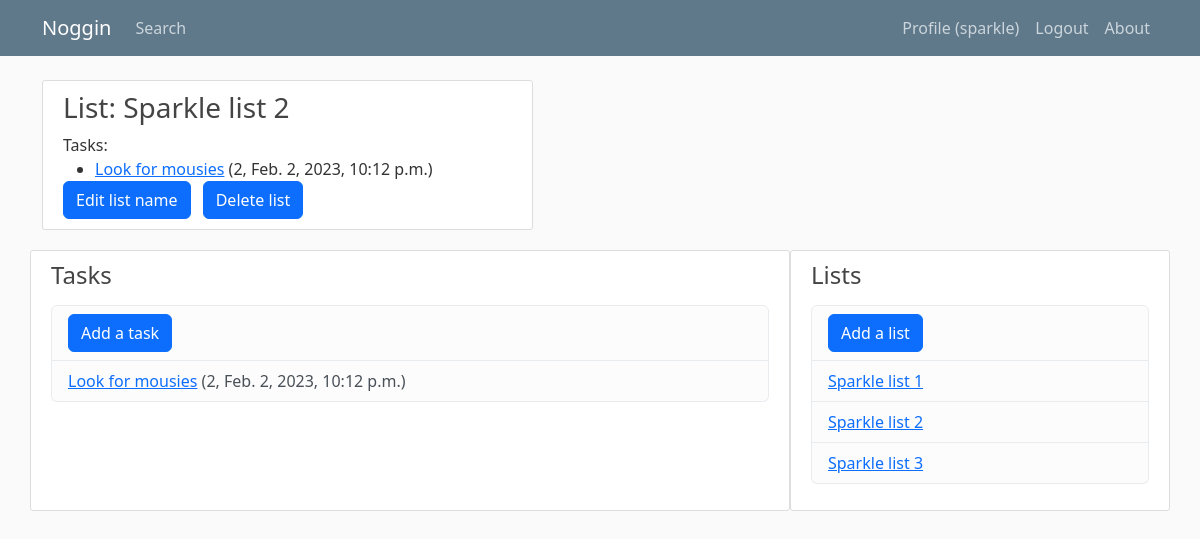
The page /list/21/ (signed in) on the database as committed earlier.
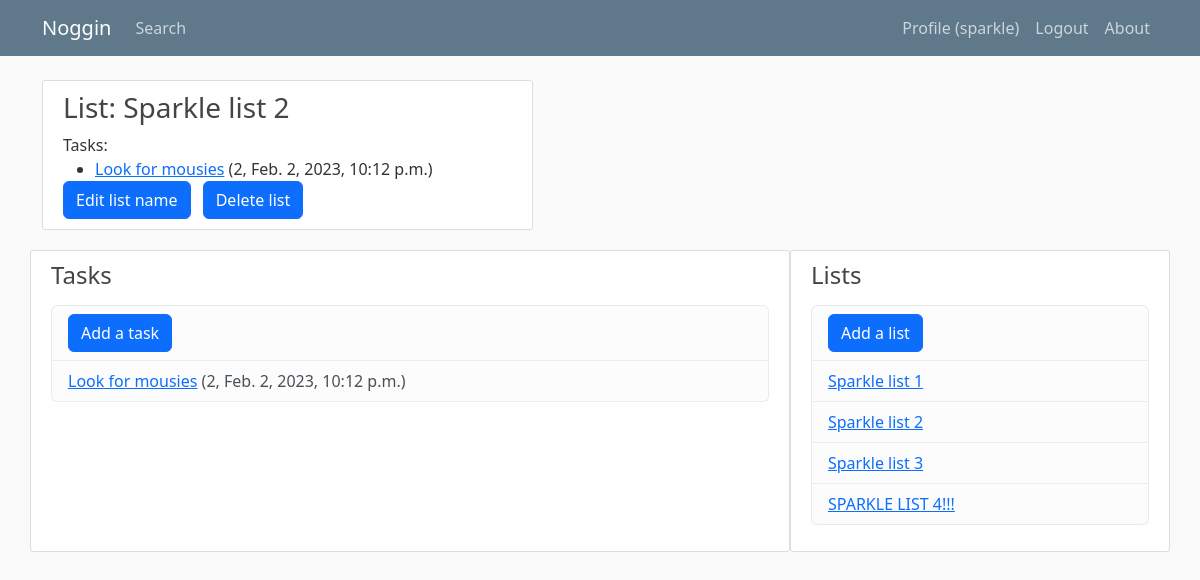
The same page on the database as committed later.
### tasks/models.py (models this page shows, shortened)
class Task(models.Model):
	PRIORITIES = (
		(1, 'Right now'),
		(2, 'ASAP'),
		(3, 'Soon'),
		(4, 'Whenever'),
	)
	name = models.CharField(max_length=40)
	notes = models.TextField(blank=True)
	date_added = models.DateTimeField(auto_now_add=True)
	user_date = models.DateTimeField(blank=True, null=True)
	priority = models.IntegerField(choices=PRIORITIES, default=3)
	lists = models.ManyToManyField(List, related_name='tasks')
	owner = models.ForeignKey(User, on_delete=models.CASCADE)
	class Meta:
		ordering = ['priority', '-date_added']

class List(models.Model):
	name = models.CharField(max_length=20)
	display_order = models.IntegerField(default=1)
	owner = models.ForeignKey(User, on_delete=models.CASCADE)
	class Meta:
		ordering = ['display_order']

### tasks/views.py (the view)
# urls.py: path('list/<int:list_id>/', views.list, name='tasks-list'),
@login_required
def list(request, list_id):
	lists = List.objects.filter(owner=request.user)
	tasks = Task.objects.filter(owner=request.user)
	list_item = List.objects.get(id=list_id)
	list_tasks = list_item.tasks.order_by('priority')
	context = {'lists': lists, 'tasks': tasks, 'list_item': list_item, 'list_tasks': list_tasks}
	return render(request, 'tasks/list.html', context)

### tasks/templates/tasks/list.html
{% extends 'tasks/base.html' %}
{% block content %}
	<div class="content-section col-md-8">
	<h3>List: {{ list_item.name }}</h3>
	Tasks:
	<ul>
	{% for task in list_tasks %}
		<li>
			<a href="{% url 'tasks-task' task.id %}">{{ task.name }}</a> ({{ task.priority }}{% if task.user_date %}, {{ task.user_date }}{% endif %}, {{ task.date_added }})</li>
	{% empty %}
		There are no tasks in this list yet.
    {% endfor %}
	</ul>
	<a class="btn btn-primary me-2" href="{% url 'tasks-updatelist' list_item.id %}">Edit list name</a>
	<a class="btn btn-primary me-2" href="{% url 'tasks-deletelist' list_item.id %}">Delete list</a>
</div>
{% endblock %}

### tasks/templates/tasks/base.html (shortened to what this page needs)
{% load static %}
<!DOCTYPE html>
<html lang="en">
<head>
	<link href="https://cdn.jsdelivr.net/npm/bootstrap@5.3.0-alpha1/dist/css/bootstrap.min.css" rel="stylesheet">
	<link rel="stylesheet" type="text/css" href="{% static 'tasks/main.css' %}">
</head>
<body>
	<header class="site-header">
		<nav class="navbar navbar-expand-md navbar-dark bg-steel fixed-top">
			<div class="container">
				<a class="navbar-brand mr-4" href="{% url 'tasks-home' %}">Noggin</a>
				<div class="collapse navbar-collapse" id="navbarToggle">
					<div class="navbar-nav me-auto">
						<a class="nav-item nav-link" href="{% url 'tasks-search' %}">Search</a>
					</div>
					<div class="navbar-nav">
						{% if user.is_authenticated %}
						<a class="nav-item nav-link" href="{% url 'profile' %}">Profile ({{ user.username }})</a>
						<a class="nav-item nav-link" href="{% url 'logout' %}">Logout</a>
						{% else %}
						<a class="nav-item nav-link" href="{% url 'login' %}">Login</a>
						<a class="nav-item nav-link" href="{% url 'register' %}">Register</a>
						{% endif %}
						<a class="nav-item nav-link" href="{% url 'tasks-about' %}">About</a>
					</div>
				</div>
			</div>
		</nav>
	</header>
	<main role="main" class="container">
		<div class="row">
			<div class="col-md-8">
			{% block content %}{% endblock %}
			</div>
						<div class="content-section col-md-8">
				<h4>Tasks</h4>
				<p class='text-muted'>
					<ul class="list-group">
						<li class="list-group-item list-group-item-light"><a class="btn btn-primary me-2" href="{% url 'new-task' %}">Add a task</a></li>
						{% for task in tasks %}
						<li class="list-group-item list-group-item-light">
							<a href="{% url 'tasks-task' task.id %}">{{ task.name }}</a> ({{task.priority}}, {{task.date_added}})</li>
							{% endfor %}
						</ul>
					</p>
				</div>
				<div class="content-section col-md-4">
					<h4>Lists</h4>
					<p class='text-muted'>
						<ul class="list-group">
							<li class="list-group-item list-group-item-light"><a class="btn btn-primary me-2" href="{% url 'new-list' %}">Add a list</a></li>
							{% for list in lists %}
							<li class="list-group-item list-group-item-light">
								<a href="{% url 'tasks-list' list.id %}">{{ list.name }}</a></li>
								{% endfor %}
							</ul>
						</p>
					</div>
				</div>
			</main>
		</body>
		</html>

Rows that differ between the two databases and show on the page:
added List: name "SPARKLE LIST 4!!!"
